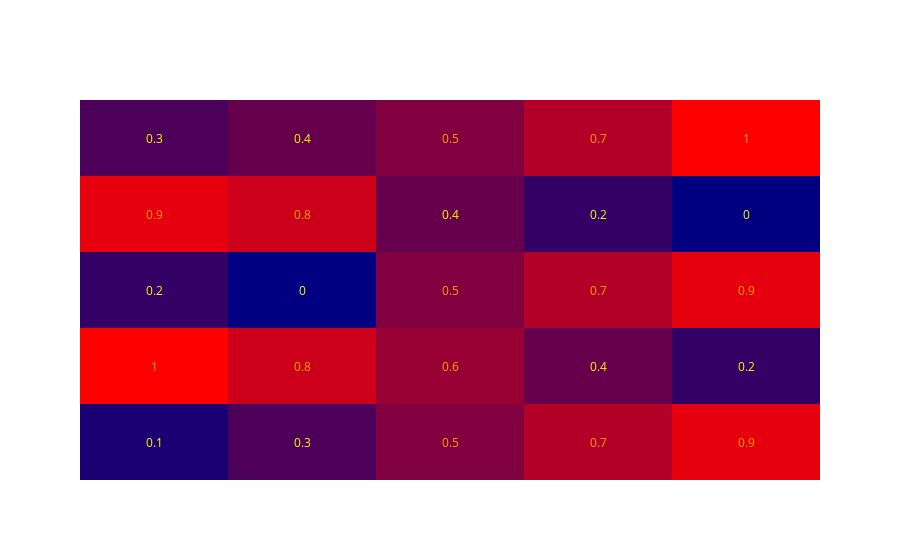

The notebook cell saved with this chart:
### Code cell
z = [[.1, .3, .5, .7, .9],
     [1, .8, .6, .4, .2],
     [.2, 0, .5, .7, .9],
     [.9, .8, .4, .2, 0],
     [.3, .4, .5, .7, 100]]

colorscale = [[0, 'navy'],[1,'red']]
fon_colors = ["yellow", 'orange']
fig = ff.create_annotated_heatmap(z, colorscale=colorscale, font_colors=fon_colors)
fig.show()

### Figure 1 — Plotly figure (JSON) as saved in the notebook; plotly's stock layout.template omitted (floating-point values rounded to 4 significant figures)
{"data": [{"colorscale": [[0, "navy"], [1, "red"]], "reversescale": false, "showscale": false, "type": "heatmap", "z": [[0.1, 0.3, 0.5, 0.7, 0.9], [1, 0.8, 0.6, 0.4, 0.2], [0.2, 0, 0.5, 0.7, 0.9], [0.9, 0.8, 0.4, 0.2, 0], [0.3, 0.4, 0.5, 0.7, 1]]}], "layout": {"annotations": [{"font": {"color": "yellow"}, "showarrow": false, "text": "0.1", "x": 0, "xref": "x", "y": 0, "yref": "y"}, {"font": {"color": "yellow"}, "showarrow": false, "text": "0.3", "x": 1, "xref": "x", "y": 0, "yref": "y"}, {"font": {"color": "orange"}, "showarrow": false, "text": "0.5", "x": 2, "xref": "x", "y": 0, "yref": "y"}, {"font": {"color": "orange"}, "showarrow": false, "text": "0.7", "x": 3, "xref": "x", "y": 0, "yref": "y"}, {"font": {"color": "orange"}, "showarrow": false, "text": "0.9", "x": 4, "xref": "x", "y": 0, "yref": "y"}, {"font": {"color": "orange"}, "showarrow": false, "text": "1", "x": 0, "xref": "x", "y": 1, "yref": "y"}, {"font": {"color": "orange"}, "showarrow": false, "text": "0.8", "x": 1, "xref": "x", "y": 1, "yref": "y"}, {"font": {"color": "orange"}, "showarrow": false, "text": "0.6", "x": 2, "xref": "x", "y": 1, "yref": "y"}, {"font": {"color": "yellow"}, "showarrow": false, "text": "0.4", "x": 3, "xref": "x", "y": 1, "yref": "y"}, {"font": {"color": "yellow"}, "showarrow": false, "text": "0.2", "x": 4, "xref": "x", "y": 1, "yref": "y"}, {"font": {"color": "yellow"}, "showarrow": false, "text": "0.2", "x": 0, "xref": "x", "y": 2, "yref": "y"}, {"font": {"color": "yellow"}, "showarrow": false, "text": "0", "x": 1, "xref": "x", "y": 2, "yref": "y"}, {"font": {"color": "orange"}, "showarrow": false, "text": "0.5", "x": 2, "xref": "x", "y": 2, "yref": "y"}, {"font": {"color": "orange"}, "showarrow": false, "text": "0.7", "x": 3, "xref": "x", "y": 2, "yref": "y"}, {"font": {"color": "orange"}, "showarrow": false, "text": "0.9", "x": 4, "xref": "x", "y": 2, "yref": "y"}, {"font": {"color": "orange"}, "showarrow": false, "text": "0.9", "x": 0, "xref": "x", "y": 3, "yref": "y"}, {"font": {"color": "orange"}, "showarrow": false, "text": "0.8", "x": 1, "xref": "x", "y": 3, "yref": "y"}, {"font": {"color": "yellow"}, "showarrow": false, "text": "0.4", "x": 2, "xref": "x", "y": 3, "yref": "y"}, {"font": {"color": "yellow"}, "showarrow": false, "text": "0.2", "x": 3, "xref": "x", "y": 3, "yref": "y"}, {"font": {"color": "yellow"}, "showarrow": false, "text": "0", "x": 4, "xref": "x", "y": 3, "yref": "y"}, {"font": {"color": "yellow"}, "showarrow": false, "text": "0.3", "x": 0, "xref": "x", "y": 4, "yref": "y"}, {"font": {"color": "yellow"}, "showarrow": false, "text": "0.4", "x": 1, "xref": "x", "y": 4, "yref": "y"}, {"font": {"color": "orange"}, "showarrow": false, "text": "0.5", "x": 2, "xref": "x", "y": 4, "yref": "y"}, {"font": {"color": "orange"}, "showarrow": false, "text": "0.7", "x": 3, "xref": "x", "y": 4, "yref": "y"}, {"font": {"color": "orange"}, "showarrow": false, "text": "1", "x": 4, "xref": "x", "y": 4, "yref": "y"}], "xaxis": {"gridcolor": "rgb(0, 0, 0)", "showticklabels": false, "side": "top", "ticks": ""}, "yaxis": {"showticklabels": false, "ticks": "", "ticksuffix": "  "}}}
